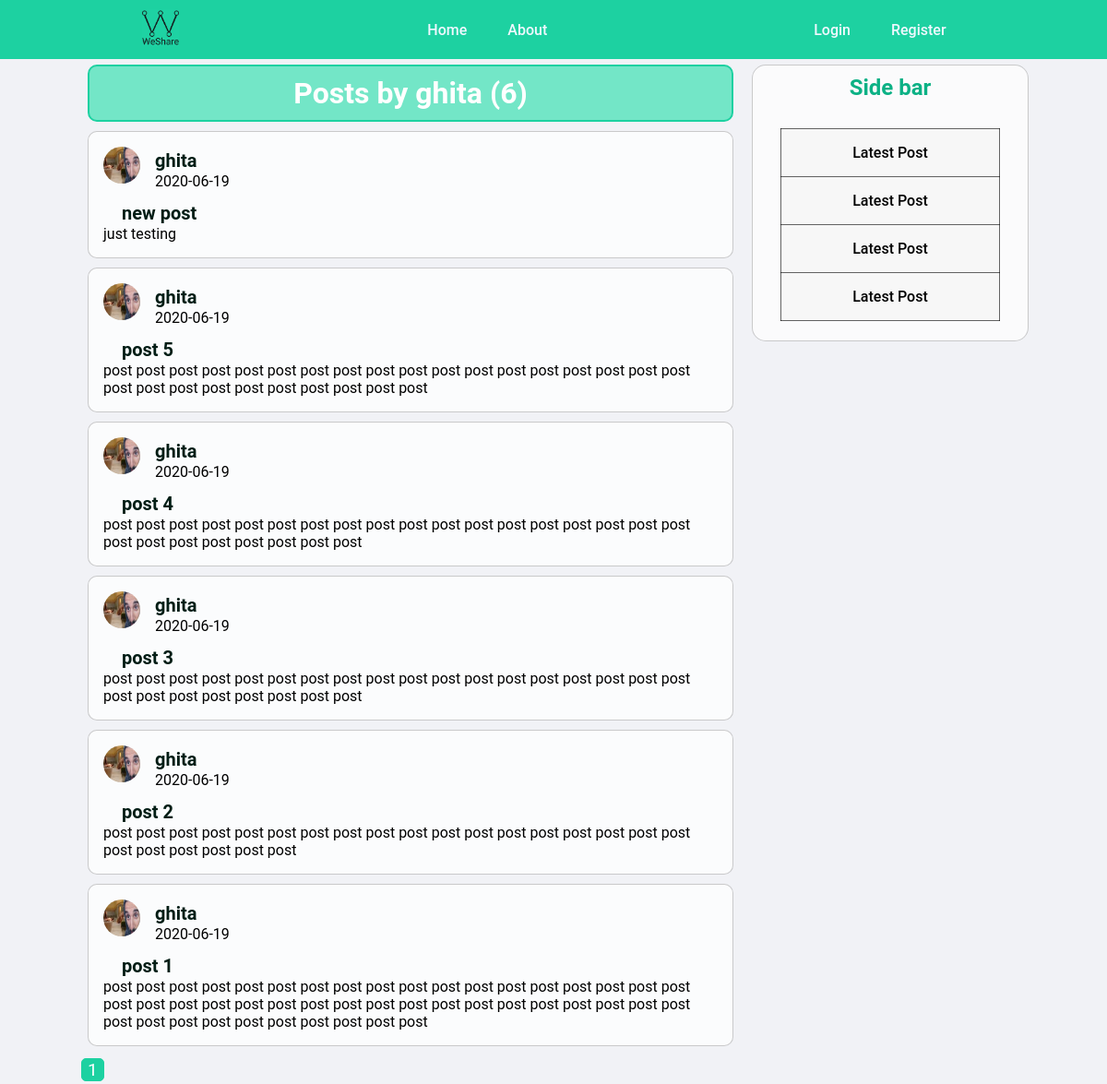
The page /user/ghita on the database its author committed.
### blogapp/models.py (models this page shows, shortened)
class User(db.Model, UserMixin):
    id = db.Column(db.Integer, primary_key=True)
    username = db.Column(db.String(20), unique=True, nullable=False)
    email = db.Column(db.String(120), unique=True, nullable=False)
    image_file = db.Column(db.String(20), nullable=False, default='default.jpg')
    password = db.Column(db.String(60), nullable=False)
    posts = db.relationship('Post', backref='author', lazy=True)

class Post(db.Model):
    id = db.Column(db.Integer, primary_key=True)
    title = db.Column(db.String(100), nullable=False)
    date_posted = db.Column(db.DateTime, nullable=False, default=datetime.utcnow)
    content = db.Column(db.Text, nullable=False)
    user_id = db.Column(db.Integer, db.ForeignKey('user.id'), nullable=False)

### blogapp/routes.py (the view)
@app.route('/user/<string:username>')
def user_posts(username):
    page = request.args.get('page', 1, type=int)
    user = User.query.filter_by(username=username).first_or_404()
    posts = Post.query.filter_by(author=user).order_by(Post.date_posted.desc()).paginate(page=page, per_page=7)
    return  render_template('user_posts.html' , posts = posts, user=user)

### blogapp/templates/user_posts.html
{% extends 'layout.html' %}
{%block content%}
<h1 class="user-post-title">Posts by {{ user.username }} ({{ posts.total }})</h1>
    {% for post in posts.items %}
        <article class="blog-post-info">
            <img src="{{ url_for('static' , filename='profil_pics/'+ post.author.image_file) }}" alt="">
            <div class="blog-post-authour">
                <h1><a href="{{ url_for('user_posts', username=post.author.username) }}">{{ post.author.username }}</a></h1>
            </div>
            <div class="blog-post-date">
                <p>{{ post.date_posted.strftime('%Y-%m-%d') }}</p>
            </div>
            <div class="post-infos">
                <div>
                    <h2> <a href="{{ url_for('post' , post_id=post.id) }}" class="single-post-title"> {{ post.title }}</a></h2>
                </div>
                <div class="blog-post-content">
                    <p>{{ post.content }}</p>
                </div>
            </div>
        </article>
    {% endfor %}
    {% for page_num in posts.iter_pages(left_edge=1, right_edge=1, left_current=1, right_current=2) %}
        {% if page_num %}
            {% if posts.page == page_num %}
                <a class="page-num-active" href="{{ url_for('user_posts', username=user.username, page=page_num) }}">{{ page_num }}</a>
            {% else %}
                <a class="page-num" href="{{ url_for('user_posts', username=user.username, page=page_num) }}">{{ page_num }}</a>
            {% endif %}
        {% else %}
        ...
        {% endif %}
    {% endfor %}
{%endblock content%}

### blogapp/static/style.css (style rules this page uses)
* { font-family: 'Roboto' , sans-serif; box-sizing: border-box; margin : 0; padding: 0; }
body { background-color: #f1f2f6; font-size: medium; }
body { background-color: #f1f2f6; display: flex; justify-content: center; }
.blog-post-info { background-color: rgba(255, 255, 255, 0.719); margin: 10px; padding: 1rem; width: 700px; border: 1px solid rgba(0, 0, 0, 0.2) ; border-radius: 10px; }
.blog-post-info img { width: 40px; height: 40px; float: left; margin: 0 1rem 0 0; border-radius: 50%; display: block; }
.blog-post-info a { text-decoration: none; font-size: 20px; color: #001d15 }
.page-num-active { text-decoration: none; font-size: 1.2em; display: inline-block; text-align: center; color: white; background-color: #1dd1a1; width: 25px; height: 25px; border: 1px solid #1dd1a1; border-radius: 5px; margin: 3px; }
.user-post-title { display: block; width: 700px; margin: 10px; padding: 10px; text-align: center; color: #ffffff; background-color: rgb(115, 230, 199); border: 2px solid #1dd1a1; border-radius: 10px; }
.single-post-title { margin:0px 0px 10px 20px; }
.post-infos { margin-top: 10px; }

### rows shown on the page
User: username "ghita"
Post: image_file (picture), author.username "ghita", date_posted "2020-06-19", title "new post", content "just testing"
Post: image_file (picture), author.username "ghita", date_posted "2020-06-19", title "post 5", content "post post post post post post post post post post post post post post post post post post post post post post post post post post post post"
Post: image_file (picture), author.username "ghita", date_posted "2020-06-19", title "post 4", content "post post post post post post post post post post post post post post post post post post post post post post post post post post"
Post: image_file (picture), author.username "ghita", date_posted "2020-06-19", title "post 3", content "post post post post post post post post post post post post post post post post post post post post post post post post post post"
Post: image_file (picture), author.username "ghita", date_posted "2020-06-19", title "post 2", content "post post post post post post post post post post post post post post post post post post post post post post post post"
Post: image_file (picture), author.username "ghita", date_posted "2020-06-19", title "post 1", content "post post post post post post post post post post post post post post post post post post post post post post post post post post post post post post post post post post post post post post post post post post post post post post"

### other values the page prints
{{ posts.total }} "6"
{{ page_num }} "1"
